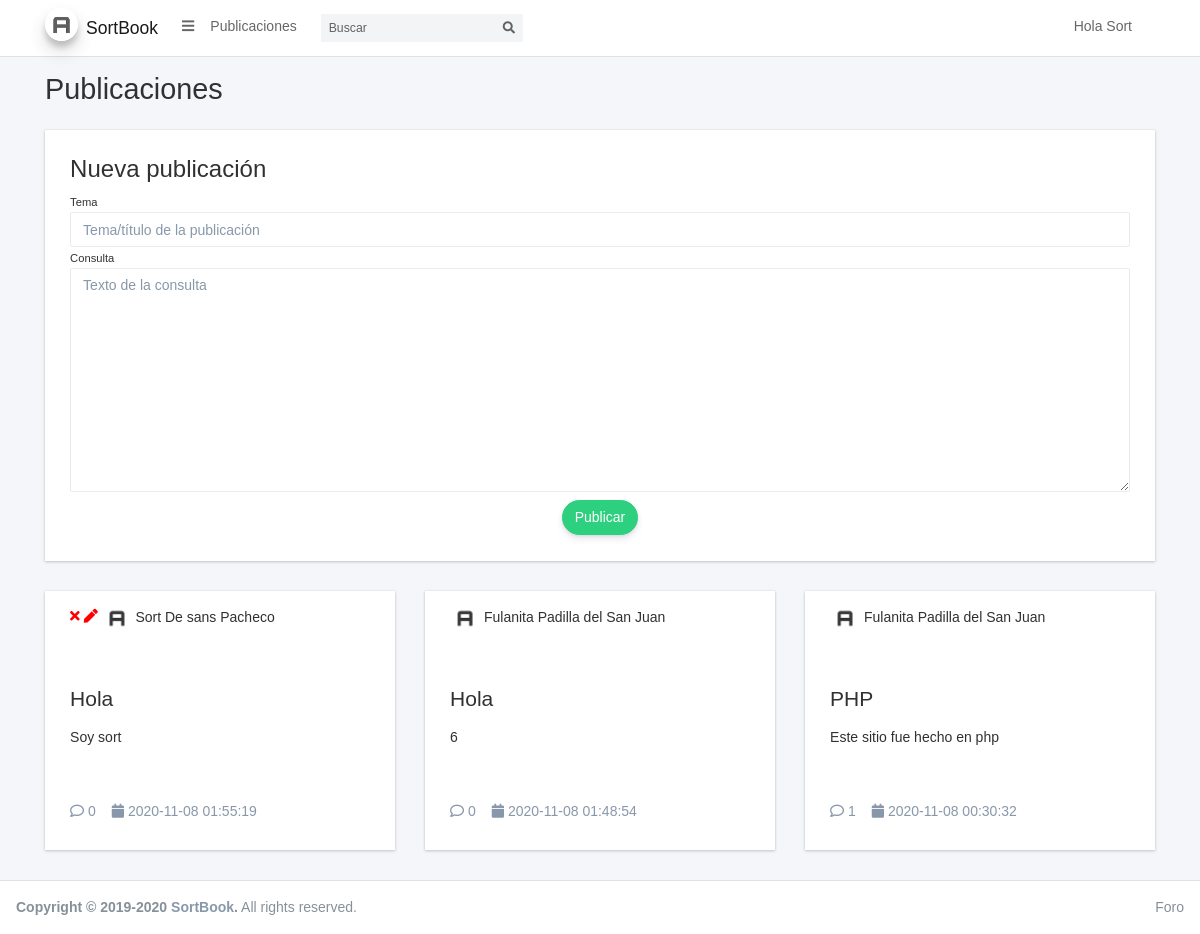
The app's page / (signed in) with its own data.
### tables this page shows
CREATE TABLE `consulta` (
  `idconsulta` int(11) NOT NULL,
  `titulo` varchar(45) DEFAULT NULL,
  `descripcion` varchar(45) DEFAULT NULL,
  `fecha_hora` datetime DEFAULT current_timestamp(),
  `id_usuario` int(11) DEFAULT NULL
);

### includes/sidebar.php (called while the page is built, shortened)
<?php
$user = isset($_SESSION['user']) ? unserialize($_SESSION['user']) : null;
$search = isset($_GET['search']) ? $_GET['search'] : null;
?>

### mysql.php (called while the page is built, shortened)
<?php
function conexion() {
    $servidor = 'localhost';
    $cuenta = 'root';
    $password = '';
    $bd = 'foro';
    $conexion = new mysqli($servidor, $cuenta, $password, $bd);
    if ($conexion->connect_errno) {
        die('Error en la conexion');
    } else {
        return $conexion;
    }
}
function selectBD($sql) {
    $resultado = conexion() -> query($sql);
    if ($resultado -> num_rows){
        return $resultado;
    }
    return null;
}
?>

### index.php (the view, shortened to what this page needs)
<?php
require "mysql.php";
?>
<!DOCTYPE html>
<html lang="en">
<head>
    <?php include "includes/css.php"; ?>
</head>
<body class="hold-transition sidebar-collapse layout-top-nav">
    <div class="wrapper">
        <?php include "includes/navbar.php"; ?>
        <?php include "includes/sidebar.php"; ?>
        <div class="content-wrapper">
            <div class="content-header">
                <div class="container">
                    <div class="row mb-2">
                        <div class="col-sm-6">
                            <h1 class="m-0 text-dark"> Publicaciones</h1>
                        </div>
                    </div>
                </div>
            </div>
            <div class="content">
                <div class="container">
                    <div class="row">
                        <div class="col-md-12">
                            <div class="card">
                                <div class="card-body">
                                    <form action="" id="formPublicacion" onsubmit="return false;">
                                        <h2>Nueva publicación</h2>
                                        <small>Tema</small>
                                        <input type="text" class="form-control" name="tema" id="tema" placeholder="Tema/título de la publicación">
                                        <small>Consulta</small>
                                        <textarea class="form-control" name="consulta" id="consulta" cols="30" rows="10" placeholder="Texto de la consulta"></textarea>
                                        <div class="col-md-12 text-center">
                                            <button class="btn btn-success btn-rounded waves-effect waves-light mt-2 text-white" id="btnPublicar" onclick="savePublicacion();">Publicar</button>
                                        </div>
                                    </form>
                                </div>
                            </div>
                        </div>
                    </div>
                    <div class="row">
                        <?php
                        $resultado = selectBD("SELECT CONCAT(u.nombre, ' ', u.ape_pat, ' ', u.ape_mat) as nombre, u.idusuario, c.idconsulta, c.titulo, c.descripcion, c.fecha_hora, (SELECT COUNT(r.idrespuesta) FROM respuesta r WHERE r.id_consulta = c.idconsulta) as respuestas FROM consulta c LEFT JOIN usuario u ON u.idusuario = c.id_usuario WHERE c.titulo LIKE '%" . $search . "%' OR c.descripcion LIKE '%" . $search . "%' ORDER BY c.fecha_hora DESC");
                        if ($resultado) {
                            while ($fila = $resultado->fetch_assoc()) {
                                $tienePermisos = $user->isAdmin || $fila['idusuario'] == $user->idUser;
                        ?>
                                <div class="col-md-6 col-lg-4" id="publicacion_<?php echo $fila['idconsulta']; ?>">
                                    <div class="card">
                                        <div class="card-header">
                                            <?php
                                            if ($tienePermisos) { ?>
                                                <i class="fas fa-times btn-eliminar" onclick="eliminarPublicacion(<?php echo $fila['idconsulta']; ?>);"></i>
                                                <i class="fas fa-pen btn-editar" onclick="editarPublicacion(<?php echo $fila['idconsulta']; ?>);"></i>
                                            <?php
                                            }
                                            ?>
                                            <img src="dist/img/AdminLTELogo.png" class="rounded-circle" width="30"> <?php echo $fila['nombre']; ?>
                                        </div>
                                        <div class="card-body">
                                            <h3 class="mt-3" id="titulo_<?php echo $fila['idconsulta']; ?>"><?php echo $fila['titulo']; ?></h3>
                                            <p class="mt-3 font-light" id="descripcion_<?php echo $fila['idconsulta']; ?>"><?php echo $fila['descripcion']; ?></p>
                                        </div>
                                        <div class="card-footer">
                                            <div class="d-flex no-block align-items-center mb-3">
                                                <div>
                                                    <a href="javascript:openModal(<?php echo $fila['idconsulta']; ?>)" class="link"><i class="far fa-comment"></i> <?php echo $fila['respuestas']; ?></a>
                                                </div>
                                                <span class="text-muted ml-3"><i class="fas fa-calendar"></i> <?php echo $fila['fecha_hora']; ?></span>
                                            </div>
                                        </div>
                                    </div>
                                </div>
                        <?php
                            }
                        }
                        ?>
                    </div>
                </div>
            </div>
        </div>
        <?php include "includes/footer.php"; ?>
    </div>
</body>
</html>

### index.php (style rules this page uses)
.card-header, .card-footer { background-color: white; }
.btn-eliminar, .btn-editar { color: red; cursor: pointer; }

### records on screen
consulta: nombre "Sort De sans Pacheco", titulo "Hola", descripcion "Soy sort", respuestas "0", fecha_hora "2020-11-08 01:55:19"
consulta: nombre "Fulanita Padilla del San Juan", titulo "Hola", descripcion "6", respuestas "0", fecha_hora "2020-11-08 01:48:54"
consulta: nombre "Fulanita Padilla del San Juan", titulo "PHP", descripcion "Este sitio fue hecho en php", respuestas "1", fecha_hora "2020-11-08 00:30:32"

### other values on screen
$user->nombre "Sort"
